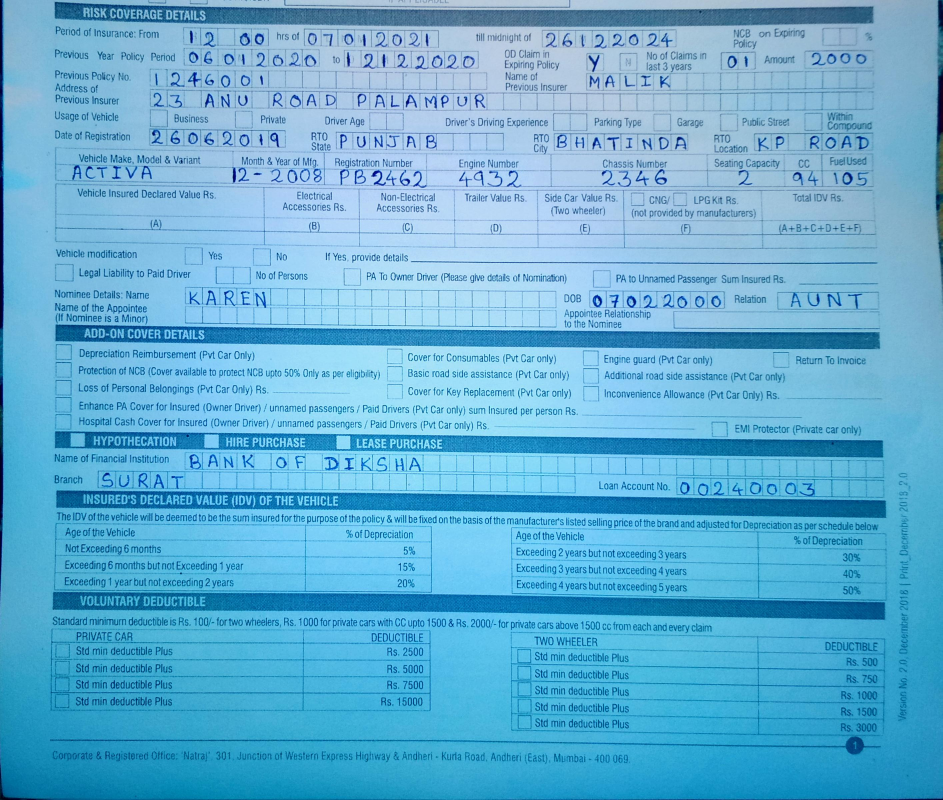
#> input picture Input/2021_01_09 00_03 Office Lens (2).jpg, 2827 x 2400 px, found by its file name (shown at 1/3 size)
$ jupyter execute --allow-errors resnet.ipynb
#> lines starting #> are read from the running program, lines starting #| are printed output that depends on the picture; after the words box and inside, x2 and y2 are one past the last pixel; in counts of white or black regions, pixels touching at a corner belong together
[cell 1]
from tensorflow.keras.layers import BatchNormalization
from tensorflow.keras.layers import Conv2D
from tensorflow.keras.layers import AveragePooling2D
from tensorflow.keras.layers import MaxPooling2D
from tensorflow.keras.layers import ZeroPadding2D
from tensorflow.keras.layers import Activation
from tensorflow.keras.layers import Dense
from tensorflow.keras.layers import Flatten
from tensorflow.keras.layers import Input
from tensorflow.keras.models import Model
from tensorflow.keras.layers import add
from tensorflow.keras.regularizers import l2
from tensorflow.keras import backend as K

class ResNet:
	# [93 lines left out: functions residual_module, build, not called in this run]

[cell 2]
from tensorflow.keras.datasets import mnist

[cell 3]
from tensorflow.keras.datasets import mnist
import numpy as np

def load_az_dataset(datasetPath):
	# initialize the list of data and labels
	data = []
	labels = []

	# loop over the rows of the A-Z handwritten digit dataset
	for row in open(datasetPath):
		# parse the label and image from the row
		row = row.split(",")
		label = int(row[0])
		image = np.array([int(x) for x in row[1:]], dtype="uint8")

		# images are represented as single channel (grayscale) images
		# that are 28x28=784 pixels -- we need to take this flattened
		# 784-d list of numbers and repshape them into a 28x28 matrix
		image = image.reshape((28, 28))

		# update the list of data and labels
		data.append(image)
		labels.append(label)

	# convert the data and labels to NumPy arrays
	data = np.array(data, dtype="float32")
	labels = np.array(labels, dtype="int")

	# return a 2-tuple of the A-Z data and labels
	return (data, labels)

# [10 lines left out: function load_mnist_dataset, not called in this run]

[cell 4]
import matplotlib
matplotlib.use("Agg")
from tensorflow.keras.preprocessing.image import ImageDataGenerator
from tensorflow.keras.optimizers import SGD
from sklearn.preprocessing import LabelBinarizer
from sklearn.model_selection import train_test_split
from sklearn.metrics import classification_report
from imutils import build_montages
import matplotlib.pyplot as plt
import numpy as np
import argparse
import cv2

# initialize the number of epochs to train for, initial learning rate,
# and batch size
EPOCHS = 5
INIT_LR = 1e-1
BS = 1280

# load the A-Z and MNIST datasets, respectively
print("[INFO] loading datasets...")
#> (the rest of this cell did not finish here and is left out)

[cell 5]
labelNames = "0123456789"
labelNames += "ABCDEFGHIJKLMNOPQRSTUVWXYZ"
labelNames = [l for l in labelNames]

# evaluate the network
print("[INFO] evaluating network...")
#> (the rest of this cell did not finish here and is left out)

[cell 6]
# import the necessary packages
from tensorflow.keras.models import load_model
from imutils.contours import sort_contours
import numpy as np
import argparse
import imutils
import cv2

# construct the argument parser and parse the arguments


# load the handwriting OCR model
print("[INFO] loading handwriting OCR model...")
#> (the rest of this cell did not finish here and is left out)

[cell 7]
# Read the image
import cv2
import numpy as np
img = cv2.imread(r"C:\Users\hp\Desktop\Form\2021_01_09 00_03 Office Lens (2).jpg")
#> img is the input picture: shape (2400, 2827, 3); mean B, G, R 213.1, 175.1, 98.9
img = cv2.cvtColor(img, cv2.COLOR_BGR2GRAY)
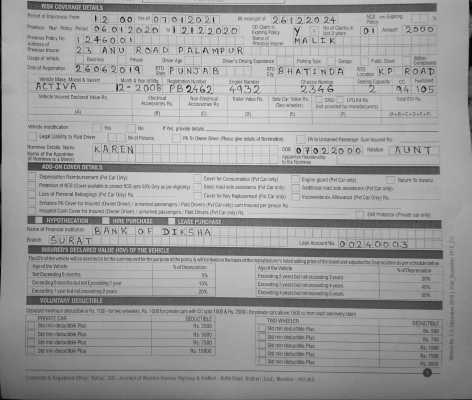
#> img: shape (2400, 2827) (shown at 1/6 size); min 2, max 238, mean 156.6

# Thresholding the image
(thresh, img_bin) = cv2.threshold(img, 128, 255,cv2.THRESH_BINARY|cv2.THRESH_OTSU)
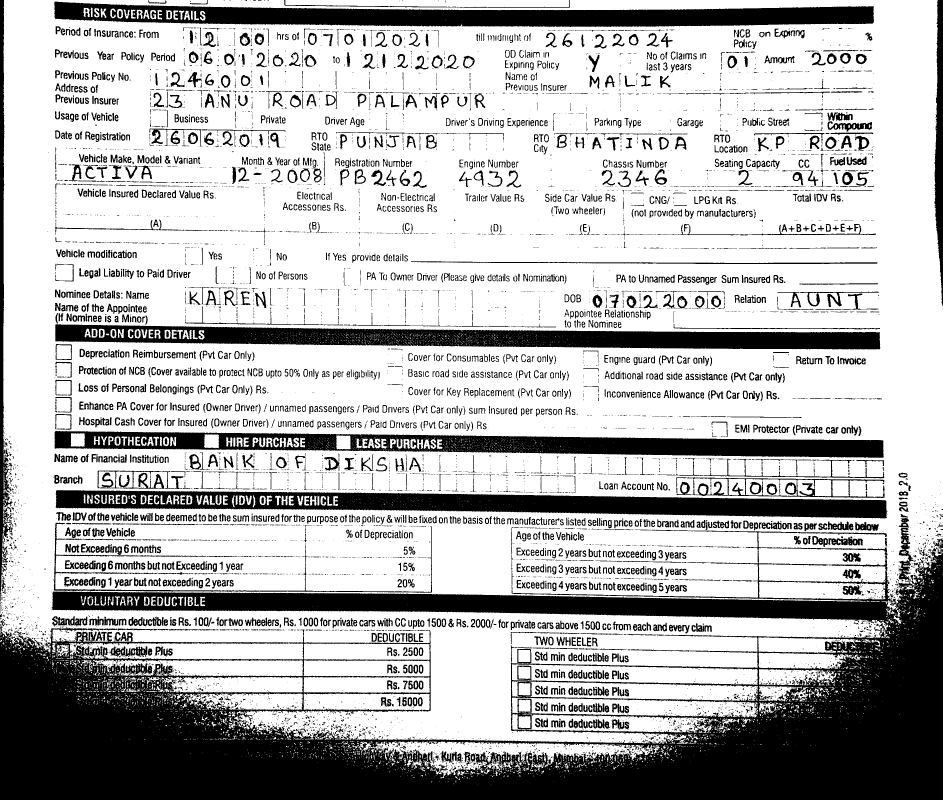
#> img_bin: shape (2400, 2827) (shown at 1/3 size); 71.2% white; 8806 black regions (5758 under 20 px), largest, box (x1, y1, x2, y2) and area: (0, 1588, 2827, 2400) 967089, (167, 1470, 2663, 1555) 119150, (163, 5, 2622, 81) 117917
#> thresh = 141
# Invert the image
img_bin = 255-img_bin
cv2.imwrite("Image_bin.jpg",img_bin)
# Defining a kernel length
kernel_length = np.array(img).shape[1]//80

# A verticle kernel of (1 X kernel_length), which will detect all the verticle lines from the image.
verticle_kernel = cv2.getStructuringElement(cv2.MORPH_RECT, (1, kernel_length))
# A horizontal kernel of (kernel_length X 1), which will help to detect all the horizontal line from the image.
hori_kernel = cv2.getStructuringElement(cv2.MORPH_RECT, (kernel_length, 1))
# A kernel of (3 X 3) ones.
kernel = cv2.getStructuringElement(cv2.MORPH_RECT, (3, 3))
# Morphological operation to detect vertical lines from an image
img_temp1 = cv2.erode(img_bin, verticle_kernel, iterations=3)
#> img_temp1: shape (2400, 2827); 7.4% white; 24 white regions (4 under 20 px), largest, box (x1, y1, x2, y2) and area: (1475, 1712, 2827, 2400) 238762, (0, 1936, 1359, 2400) 232093, (0, 0, 11, 1789) 16834
verticle_lines_img = cv2.dilate(img_temp1, verticle_kernel, iterations=3)
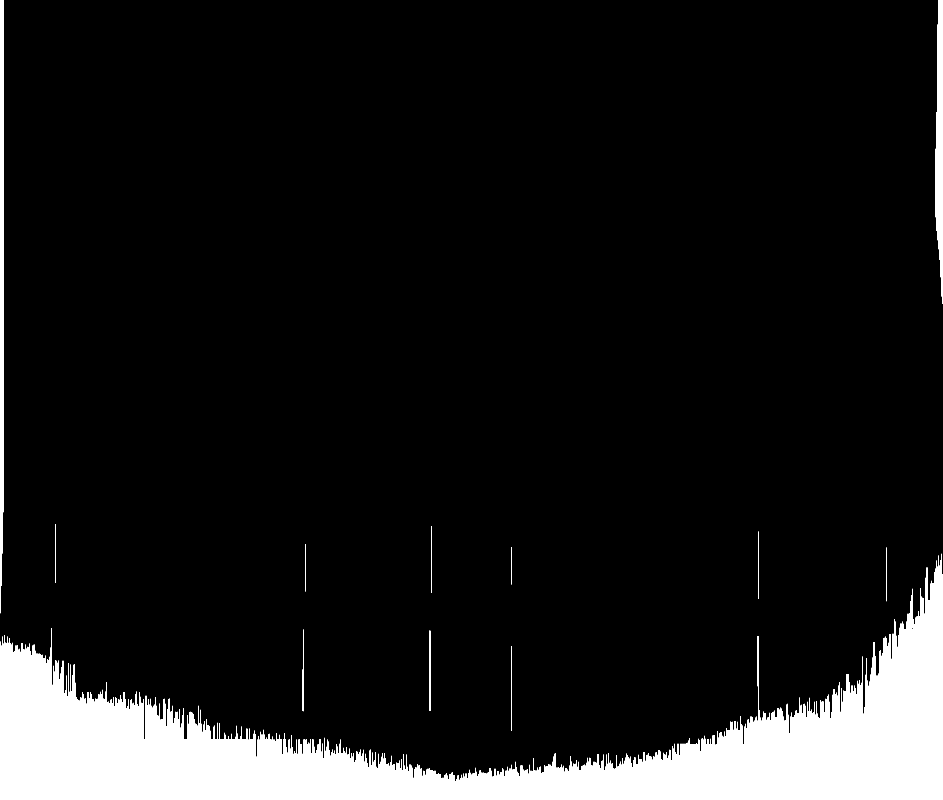
#> verticle_lines_img: shape (2400, 2827) (shown at 1/3 size); 9.6% white; 19 white regions, largest, box (x1, y1, x2, y2) and area: (1475, 1661, 2827, 2400) 309313, (0, 1885, 1359, 2400) 301931, (0, 0, 12, 1840) 17819
cv2.imwrite("verticle_lines.jpg",verticle_lines_img)
# Morphological operation to detect horizontal lines from an image
img_temp2 = cv2.erode(img_bin, hori_kernel, iterations=3)
#> img_temp2: shape (2400, 2827); 14.6% white; 253 white regions (73 under 20 px), largest, box (x1, y1, x2, y2) and area: (0, 1840, 2827, 2400) 558254, (207, 1776, 2638, 1859) 110367, (214, 11, 2571, 79) 96392
horizontal_lines_img = cv2.dilate(img_temp2, hori_kernel, iterations=3)
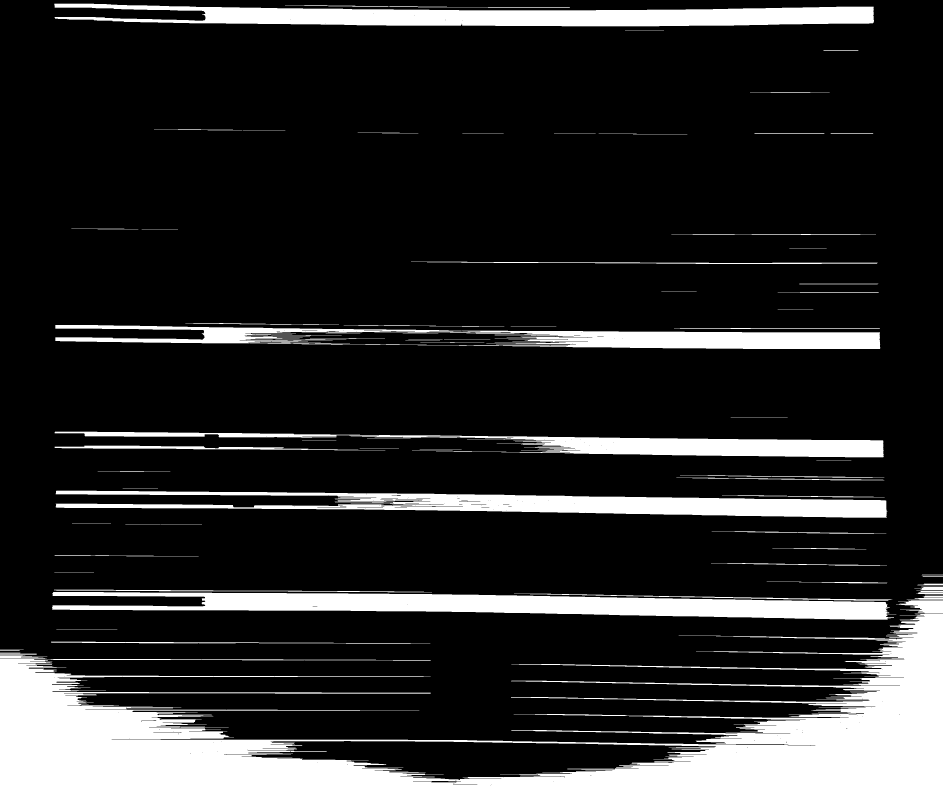
#> horizontal_lines_img: shape (2400, 2827) (shown at 1/3 size); 16.8% white; 93 white regions, largest, box (x1, y1, x2, y2) and area: (0, 1840, 2827, 2400) 624083, (156, 1776, 2689, 1859) 119343, (163, 11, 2622, 79) 106796
cv2.imwrite("horizontal_lines.jpg",horizontal_lines_img)
# Weighting parameters, this will decide the quantity of an image to be added to make a new image.
alpha = 0.5
beta = 1.0 - alpha
# This function helps to add two image with specific weight parameter to get a third image as summation of two image.
img_final_bin = cv2.addWeighted(verticle_lines_img, alpha, horizontal_lines_img, beta, 0.0)
img_final_bin = cv2.erode(~img_final_bin, kernel, iterations=2)
(thresh, img_final_bin) = cv2.threshold(img_final_bin, 128,255, cv2.THRESH_BINARY | cv2.THRESH_OTSU)
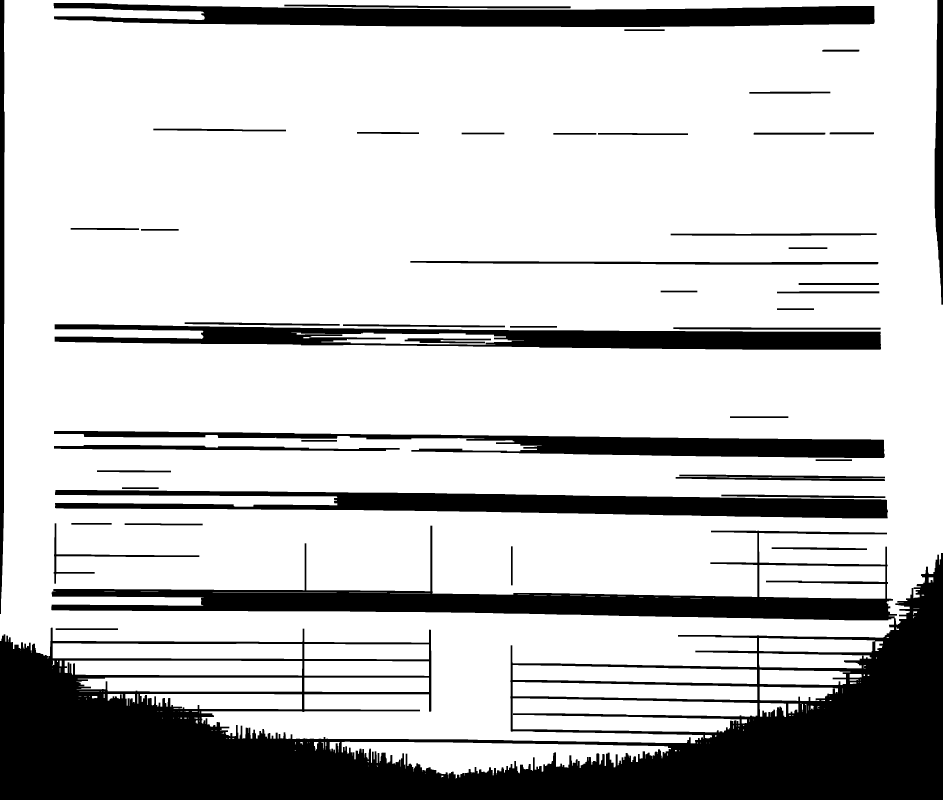
#> img_final_bin: shape (2400, 2827) (shown at 1/3 size); 78.2% white; 47 black regions
#> thresh = 127
cv2.imwrite("img_final_bin.jpg",img_final_bin)
#> Out = True

[cell 8]
import numpy as np
import argparse
import imutils
import cv2
def sort_contours(cnts, method="left-to-right"):
	# initialize the reverse flag and sort index
	reverse = False
	i = 0
	# handle if we need to sort in reverse
	if method == "right-to-left" or method == "bottom-to-top":
		reverse = True
	# handle if we are sorting against the y-coordinate rather than
	# the x-coordinate of the bounding box
	if method == "top-to-bottom" or method == "bottom-to-top":
		i = 1
	# construct the list of bounding boxes and sort them from top to
	# bottom
	boundingBoxes = [cv2.boundingRect(c) for c in cnts]
	(cnts, boundingBoxes) = zip(*sorted(zip(cnts, boundingBoxes),
		key=lambda b:b[1][i], reverse=reverse))
	# return the list of sorted contours and bounding boxes
	return (cnts, boundingBoxes)

[cell 9]
# Find contours for image, which will detect all the boxes
import imutils
contours,_ = cv2.findContours(img_final_bin, cv2.RETR_TREE, cv2.CHAIN_APPROX_SIMPLE)
#> contours = 188 contours, 100 with area under 20; largest, box (x1, y1, x2, y2) and area: (0, 0, 2827, 2230) 5371461, (163, 972, 2644, 1050) 122058, (160, 8, 2625, 82) 121947, (164, 1469, 2665, 1556) 118630, (161, 1292, 2655, 1375) 84248
# Sort all the contours by top to bottom.
(contours, boundingBoxes) = sort_contours(contours, method="top-to-bottom")
#> in sort_contours, `boundingBoxes = [cv2.boundingRect(c) for c in cnts]`: boundingBoxes = 188 items, first 6: (1324, 2327, 6, 5), (1277, 2320, 1, 2), (1130, 2297, 3, 3), (1105, 2297, 1, 2), (1103, 2283, 3, 4), (2002, 2260, 2, 7)
#> in sort_contours, `(cnts, boundingBoxes) = zip(*sorted(zip(cnts, boundingBoxes), key=lamb..`: cnts has the same summary as contours outside sort_contours; boundingBoxes = 188 items, first 6: (0, 0, 2827, 2230), (160, 8, 2465, 74), (852, 13, 861, 13), (1872, 87, 123, 7), (2466, 148, 113, 8), (2247, 274, 245, 8)
idx = 0

for c in contours:
        # Returns the location and width,height for every contour
        x, y, w, h = cv2.boundingRect(c)
        if (w > 80 and h >20) and w > 2*h:
            idx += 1
            new_img = img[y:y+h, x:x+w]
            cv2.imwrite("C:/Users/hp/Desktop/Form/"+str(idx) + '.png', new_img)
#> this loop made 188 passes
#> after the loop, idx = 22
